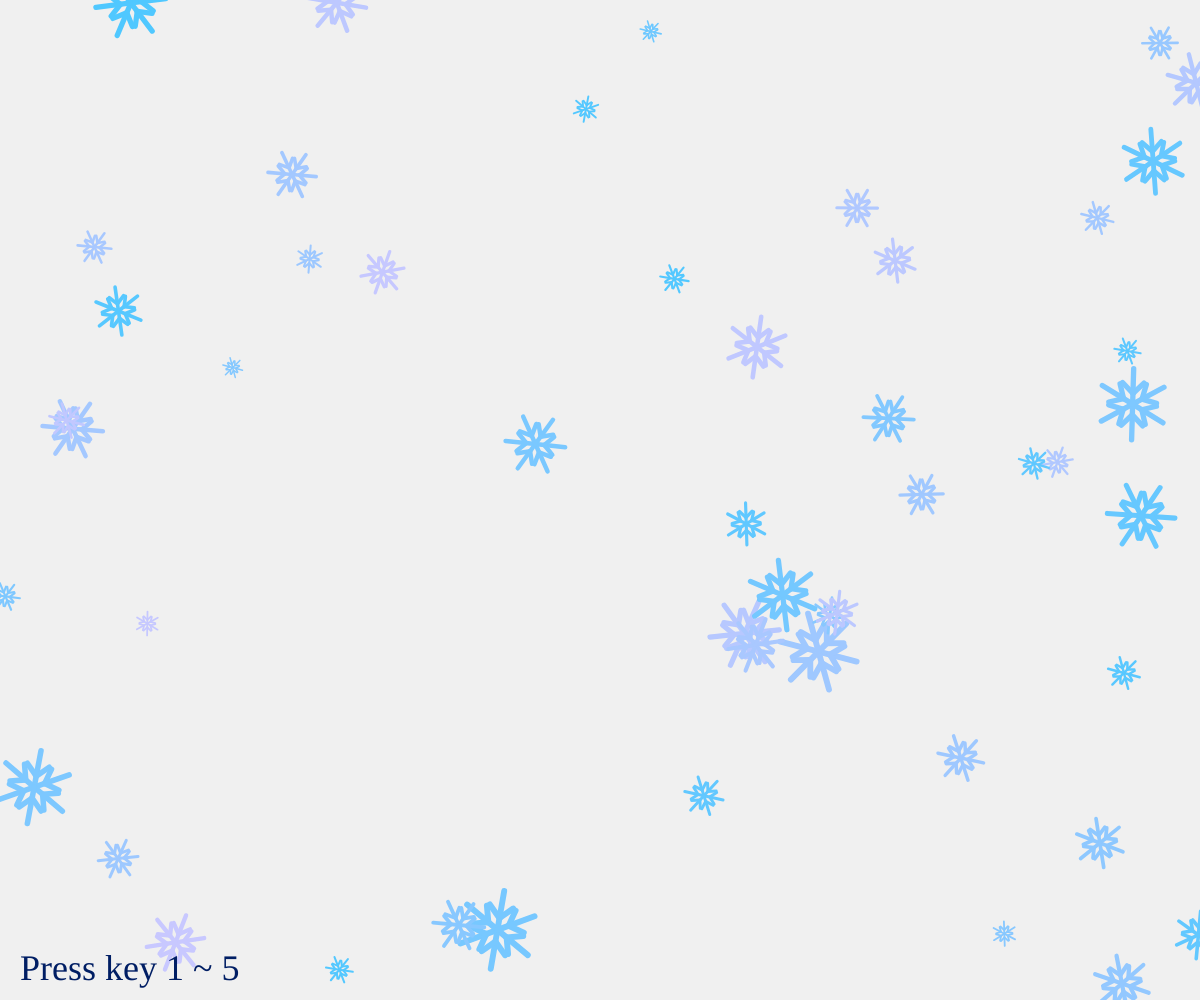
Frame 1 (no input)
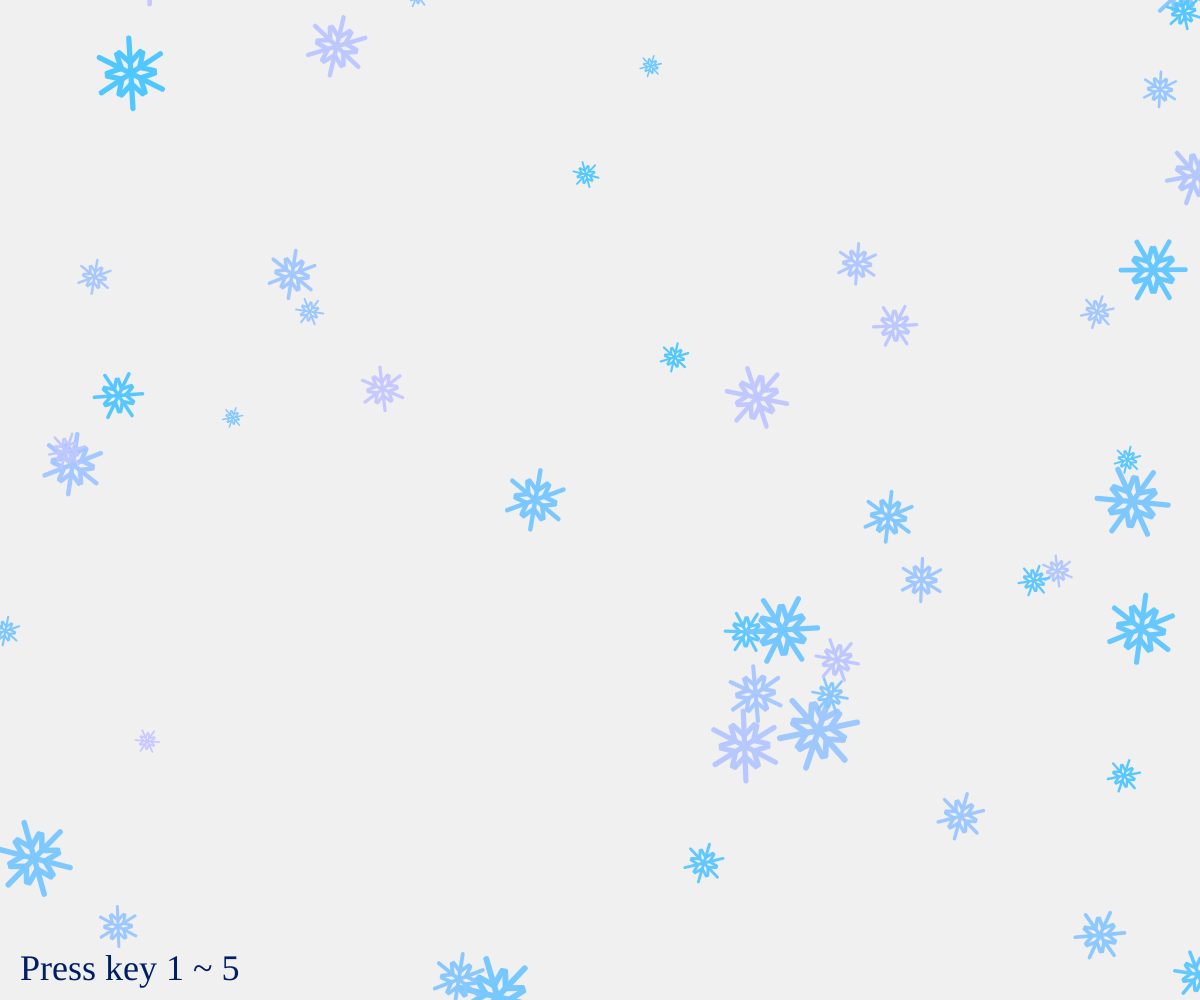
Frame 60 (no input)
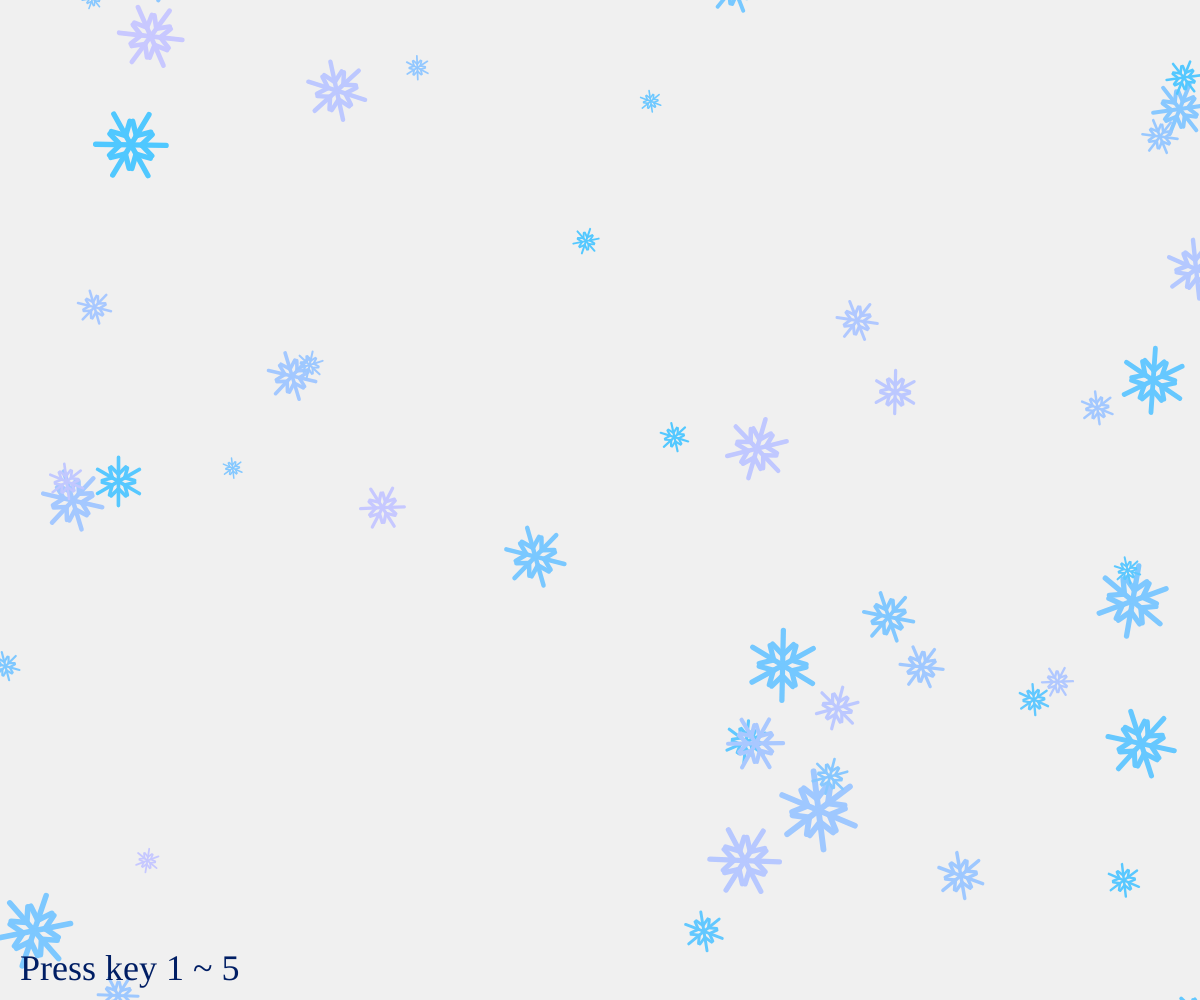
Frame 120 (the mouse pressed at the canvas centre since frame 60)

The p5.js sketch that drew these frames (run headless with seeded random() and noise() and a simulated clock; from frame 60 on, the mouse is pressed at the canvas centre):

// p5.js sketch
// ── sketch.js
let NUM = 6;
let NUM_SNOW = 50;// 雪の結晶の数
let data = [];// 空の配列
let snowType = 1;

function setup() {
  createCanvas(windowWidth, windowHeight);// ウィンドウサイズでキャンバスを作成

  textFont('Henny Penny');
  textSize(36);

  for (let i = 0; i < NUM_SNOW; i++) {
    data.push({// 配列にオブジェクトを追加
      x: random(width),
      y: random(height),
      angle: random(TWO_PI),
      radius: random(10, 40),
      col: color(random(80, 200), 200, 255),
      speed: random(0.5, 2)
    });
  }
}

function drawSnow01(x, y, angle, radius, col) {
  strokeWeight(15);
  stroke(col);

  push();
  {
    translate(x, y);
    rotate(angle);
    scale(radius / 100);

    for (let i = 0; i < NUM; i++) {
      push();
      {
        rotate(i * TWO_PI / NUM);
        line(0, 0, 0, -100);
        line(0, 30, 30, 60);
        line(0, 30, -30, 60);
      }
      pop();
    }
  }
  pop();
}

function drawSnow02(x, y, angle, radius, col) {
  push();
  {
    translate(x, y);
    rotate(angle);
    scale(radius / 100);
    
    stroke(col);
    strokeWeight(5);
    
    for (let i = 0; i < NUM; i++) {
      push();
      {
        rotate(i * TWO_PI / NUM);
        
        line(0, 0, 0, -100);
        
        line(0, 0, 30, 60);
        line(0, 0, -30, 60);
        
        line(0, 90, 30, 60);
        line(0, 90, -30, 60);
      }
      pop();
    }
  }
  pop();
}

function drawSnow03(x, y, angle, radius, col) {
  push();
  {
    translate(x, y);
    rotate(angle);
    scale(radius / 100);
    
    stroke(col);
    strokeWeight(3);
    
    for (let i = 0; i < NUM; i++) {
      push();
      {
        rotate(i * TWO_PI / NUM);
        
        line(0, 0, 0, -100);
        
        line(0, 0, 15, 60);
        line(0, 0, -15, 60);
        
        line(0, 90, 30, 30);
        line(0, 90, -30, 30);
        
        noStroke();
        fill(col);
        circle(0, -100, 10);
      }
      pop();
    }
  }
  pop();
}

function drawSnow04(x, y, angle, radius, col) {
  push();
  {
    translate(x, y);
    rotate(angle);
    scale(radius / 100);
    
    rectMode(CENTER);
    stroke(col);
    strokeWeight(3);
    
    for (let i = 0; i < NUM; i++) {
      push();
      {
        rotate(i * TWO_PI / NUM);
        
        line(0, 0, 0, -90);
        
        line(-20, 35, 20, 35);
        line(-20, 55, 20, 55);
        line(-10, 70, 10, 70);
        
        noFill();
        translate(0, -100);
        rotate(PI / 4);
        square(0, 0, 15);
      }
      pop();
    }
  }
  pop();
}

function drawSnow05(x, y, angle, radius, col) {
  push();
  {
    translate(x, y);
    rotate(angle);
    scale(radius / 100);
    
    stroke(col);
    strokeWeight(3);
    
    for (let i = 0; i < NUM; i++) {
      push();
      {
        rotate(i * TWO_PI / NUM);
        
        line(0, 0, 0, -90);
        
        line(0, 35, 20, 45);
        line(0, 35, -20, 45);
        
        line(0, 55, 30, 70);
        line(0, 55, -30, 70);
        
        line(0, 75, 10, 85);
        line(0, 75, -10, 85);
      }
      pop();
    }
  }
  pop();
}

function draw() {
  background(240);

  for (let i = 0; i < data.length; i++) {
    let obj = data[i];// data[i]だらけになっちゃうので、変数にいれる

    obj.y += obj.speed;
    obj.angle += 0.01;

    if (obj.y - obj.radius > height) {
      obj.radius = random(10, 40);
      obj.x = random(width);
      obj.y = -obj.radius;
      obj.angle = random(TWO_PI);
      obj.color = color(random(80, 200), 200, 255);
      obj.speed = random(0.5, 2);
    }

    if (snowType === 1) {
      drawSnow01(obj.x, obj.y, obj.angle, obj.radius, obj.col);
    }
    if (snowType === 2) {
      drawSnow02(obj.x, obj.y, obj.angle, obj.radius, obj.col);
    }
    if (snowType === 3) {
      drawSnow03(obj.x, obj.y, obj.angle, obj.radius, obj.col);
    }
    if (snowType === 4) {
      drawSnow04(obj.x, obj.y, obj.angle, obj.radius, obj.col);
    }
    if (snowType === 5) {
      drawSnow05(obj.x, obj.y, obj.angle, obj.radius, obj.col);
    }
  }

  noStroke();
  fill(0, 30, 100);
  text('Press key 1 ~ 5', 20, height - 20);
}

function keyTyped() {
  if (key === '1') {
    snowType = 1;
  }
  if (key === '2') {
    snowType = 2;
  }
  if (key === '3') {
    snowType = 3;
  }
  if (key === '4') {
    snowType = 4;
  }
  if (key === '5') {
    snowType = 5;
  }
}

function windowResized() {
  resizeCanvas(windowWidth, windowHeight);
}
